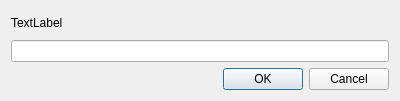
<?xml version="1.0" encoding="UTF-8"?>
<ui version="4.0">
 <class>passBox</class>
 <widget class="QDialog" name="passBox">
  <property name="geometry">
   <rect>
    <x>0</x>
    <y>0</y>
    <width>400</width>
    <height>101</height>
   </rect>
  </property>
  <property name="windowTitle">
   <string>iw工具需要密码</string>
  </property>
  <property name="toolTipDuration">
   <number>-1</number>
  </property>
  <layout class="QVBoxLayout" name="verticalLayout">
   <item>
    <widget class="QLabel" name="passLabel">
     <property name="text">
      <string>TextLabel</string>
     </property>
    </widget>
   </item>
   <item>
    <widget class="QLineEdit" name="passEntry">
     <property name="toolTip">
      <string extracomment="linssid使用iw工具用于扫描本地wifi网络。iw工具必须运行sudo用以执行此操作，因此需要您的密码才能继续。"/>
     </property>
     <property name="text">
      <string/>
     </property>
     <property name="echoMode">
      <enum>QLineEdit::Password</enum>
     </property>
    </widget>
   </item>
   <item>
    <widget class="QDialogButtonBox" name="passBtnBox">
     <property name="orientation">
      <enum>Qt::Horizontal</enum>
     </property>
     <property name="standardButtons">
      <set>QDialogButtonBox::Cancel|QDialogButtonBox::Ok</set>
     </property>
    </widget>
   </item>
  </layout>
 </widget>
 <resources/>
 <connections>
  <connection>
   <sender>passBtnBox</sender>
   <signal>accepted()</signal>
   <receiver>passBox</receiver>
   <slot>accept()</slot>
   <hints>
    <hint type="sourcelabel">
     <x>248</x>
     <y>254</y>
    </hint>
    <hint type="destinationlabel">
     <x>157</x>
     <y>274</y>
    </hint>
   </hints>
  </connection>
  <connection>
   <sender>passBtnBox</sender>
   <signal>rejected()</signal>
   <receiver>passBox</receiver>
   <slot>reject()</slot>
   <hints>
    <hint type="sourcelabel">
     <x>316</x>
     <y>260</y>
    </hint>
    <hint type="destinationlabel">
     <x>286</x>
     <y>274</y>
    </hint>
   </hints>
  </connection>
 </connections>
</ui>
